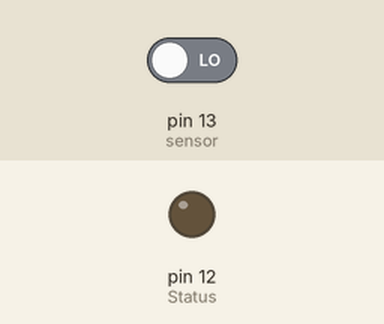
Recording of a sketch running on a simulated Arduino Uno, built with avr-gcc and run on an emulated ATmega328P. Parts: output pins drawn as LEDs (lit = HIGH). The test bench sets the inputs (shaded band); at power-on: pin 13 (sensor) LOW.

Above: at 2.8 s.
2.9 s: pin 13 (sensor) driven HIGH
At 4.1 s:
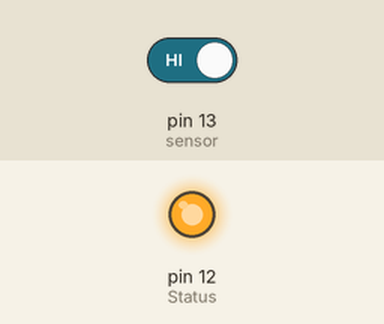
4.5 s: pin 13 (sensor) driven LOW
At 5.6 s:
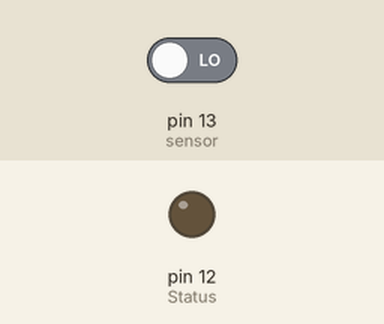
Timing chart, 0 to 7.5 s (numbered marks = the images above; inputs shaded):
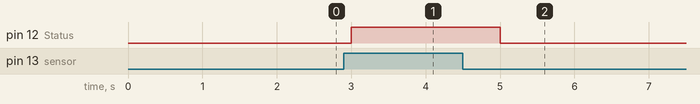

The sketch:

esp826PIRsinWIFI.ino
```cpp
int Status = 12;  // Digital pin D6
int sensor = 13;  // Digital pin D7

void setup() {

  pinMode(sensor, INPUT);   // declare sensor as input
  pinMode(Status, OUTPUT);  // declare LED as output
}
void loop() {

  long state = digitalRead(sensor);
    if(state == HIGH) {
      digitalWrite (Status, HIGH);
      Serial.println("Motion detected!");
      delay(1000);
    }
    else {
      digitalWrite (Status, LOW);
      Serial.println("Motion absent!");
      delay(1000);
      }
}
```

Measured:
- after the input at 2.9 s, pin 12 (Status): LOW → HIGH after 0.10 s
- after the input at 4.5 s, pin 12 (Status): HIGH → LOW after 0.50 s
